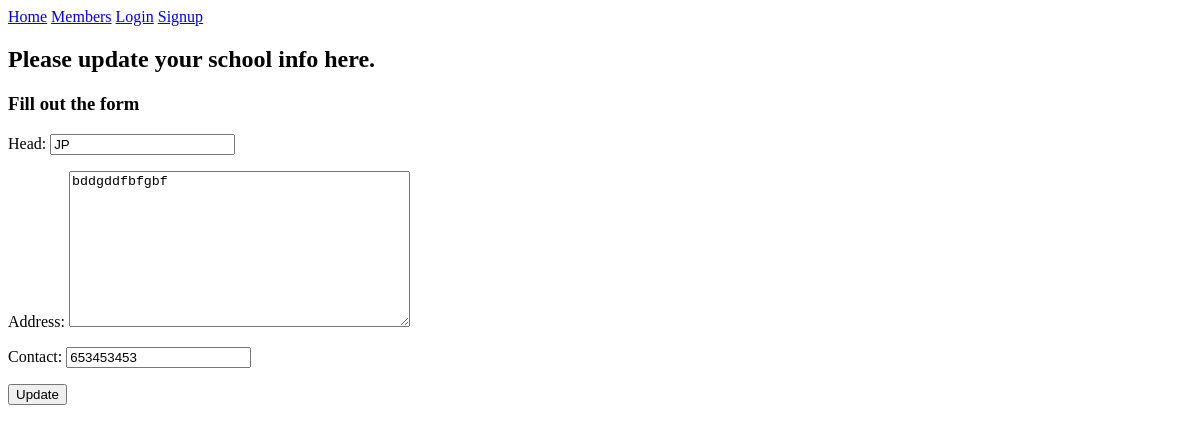
Page /schools/update/1/ on the earlier database version.
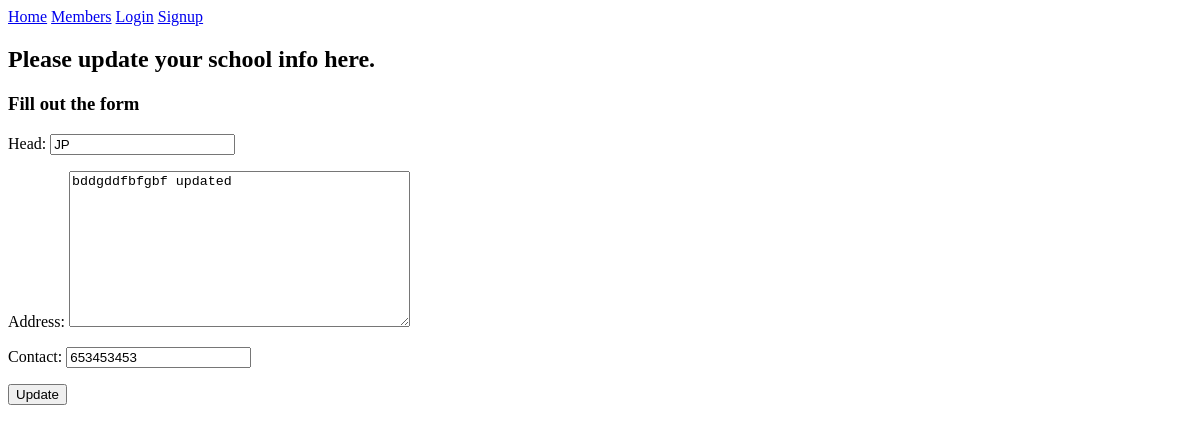
Same page on the later database version.
### schools/models.py (models this page shows, shortened)
class School(models.Model):
	user = models.OneToOneField(User,related_name = 'school', on_delete=models.CASCADE)
	reg_code = models.CharField(max_length=20)
	name = models.CharField(max_length=167)
	head = models.CharField(max_length=50)
	address = models.TextField()
	contact = models.PositiveIntegerField()
	created_at = models.DateTimeField(auto_now=True)
	verified = models.BooleanField(default=False)
	class Meta():
		ordering = ['name']

### schools/views.py (the view)
# urls.py: path('update/<int:pk>/', views.UpdateSchool.as_view(), name = 'update'),
class UpdateSchool(generic.UpdateView,LoginRequiredMixin):
    template_name = 'schools/school_update_form.html'
    success_url = reverse_lazy("schools:all")
    form_class = forms.UpdateSchoolForm
    model = models.School

### schools/forms.py
class UpdateSchoolForm(forms.ModelForm):
	class Meta():
		model = models.School
		exclude = ['user', 'created_at', 'verified', 'name', 'reg_code']

### schools/templates/schools/school_update_form.html (shortened to what this page needs)
{% extends "schools/school_base.html" %}
{% block school_content %}
	<h2> Please update your school info here. </h2>
	<h3>Fill out the form</h3>
	<form method="POST">
		{{form.as_p}}
		<input type="submit" value="Update">
	</form>
{% endblock %}

Differences in the rows shown:
changed School "JP": address "bddgddfbfgbf" → "bddgddfbfgbf updated"
